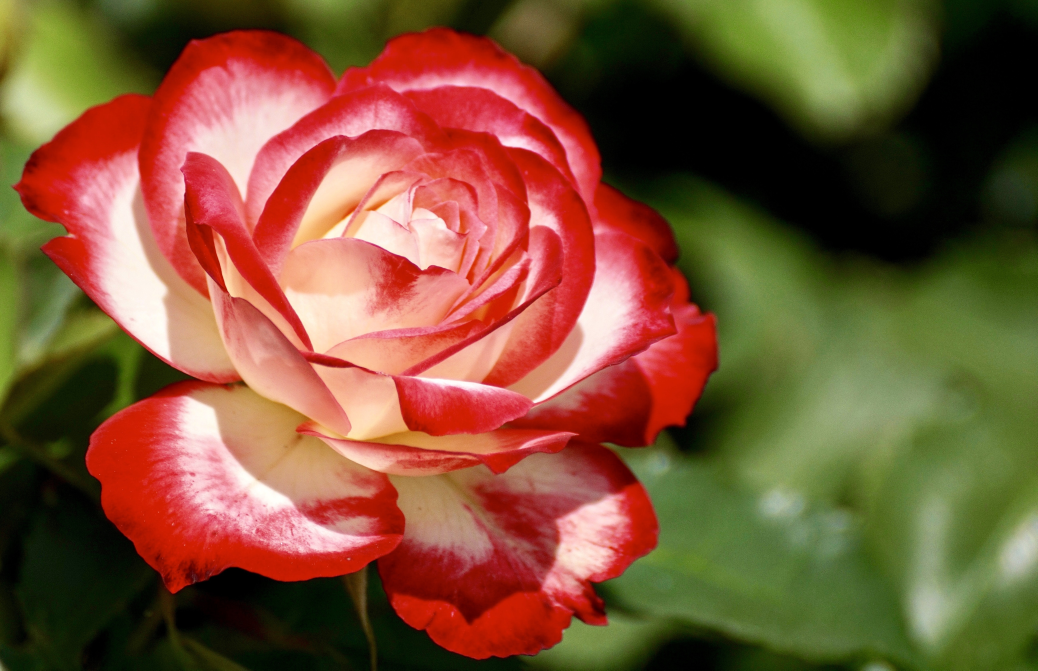
#> input picture Images/Flower.jpg, 5188 x 3352 px (shown at 1/5 size)
$ python otsu.py
#> lines starting #> are read from the running program, lines starting #| are printed output that depends on the picture; after the words box and inside, x2 and y2 are one past the last pixel; in counts of white or black regions, pixels touching at a corner belong together
import numpy as np
import cv2

image = cv2.imread("Images/Flower.jpg")
#> image is the input picture: shape (3352, 5188, 3); mean B, G, R 54.7, 84.3, 125.6
image = cv2.resize(image,(800,600))
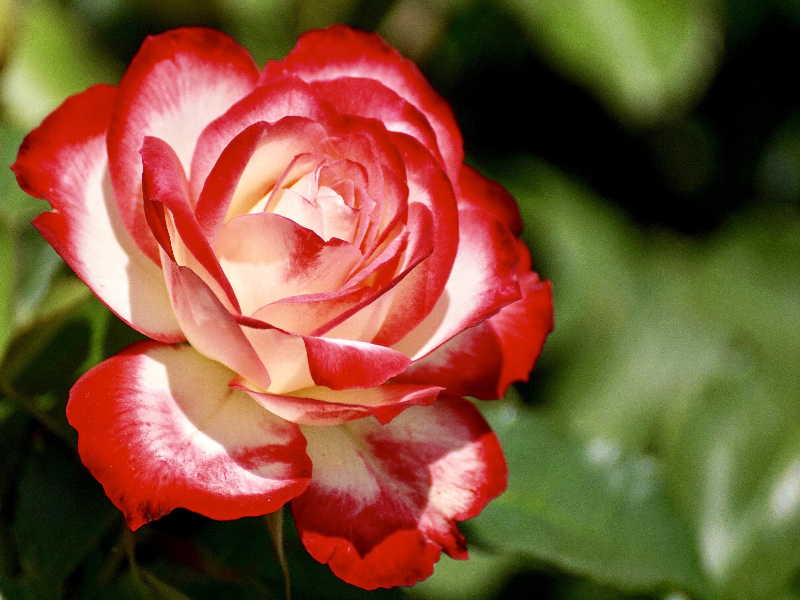
#> image: shape (600, 800, 3); mean B, G, R 54.5, 84.1, 125.5
image_gray = cv2.cvtColor(image,cv2.COLOR_BGR2GRAY)
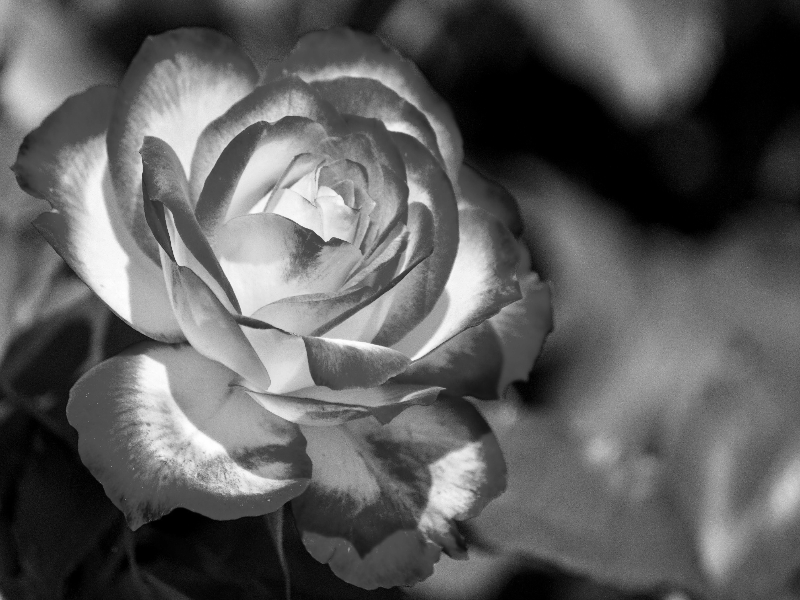
#> image_gray: shape (600, 800); min 0, max 255, mean 93.1
cv2.imshow('binary',image_gray)
#cv2.waitKey(0)

histg = cv2.calcHist([image_gray],[0],None,[255],[0,255])
#> histg = 255 values, max 20466 at index 0, min 94 at index 253, mean 1882.3
#histg = np.array([8,7,2,6,9,4])
#histg = np.reshape(histg,(6,1))
within = []
between = []
d=0
for i in range(len(histg)):
    x,y = np.split(histg,[i])
    x1 = np.sum(x)/(image.shape[0]*image.shape[1]) #weight of class 1
    y1 = np.sum(y)/(image.shape[0]*image.shape[1])
    x2 = np.sum([ j*t for j,t in enumerate(x)])/np.sum(x)
    x2 = np.nan_to_num(x2)
    y2 = np.sum([(j+d)*(t) for j,t in enumerate(y)])/np.sum(y)
    x3 = np.sum([(j-x2)**2*t for j,t in enumerate(x)])/np.sum(x)
    x3 = np.nan_to_num(x3)
    y3 = np.sum([(j+d-y2)**2*t for j,t in enumerate(y)])/np.sum(y)
    d=d+1
    within.append(x1*x3 + y1*y3)
    between.append(x1*y1*(x2-y2)*(x2-y2))
#> this loop made 255 passes
#> (x1, y1, x2, y2, x3, y3) on passes 1, 11, 12: (0, 1, 0, 93.13, 0, 3871.6), (0.0992, 0.901, 2.42, 103.1, 8.69, 3291), (0.105, 0.895, 2.82, 103.7, 11.09, 3257.6)
#> after the loop, between = 255 values, max 2550.6 at index 102, min 0 at index 0, mean 1685.2; d = 255; within = 255 values, max 3871.5 at index 0, min 1320.8 at index 102, mean 2186.2
m = np.argmin(within)
#> m = 102
n = np.argmax(between)
#> n = 102
print(m)
#| 102
print(n)
#| 102

(thresh, Bin) = cv2.threshold(image_gray,m,255,cv2.THRESH_BINARY)
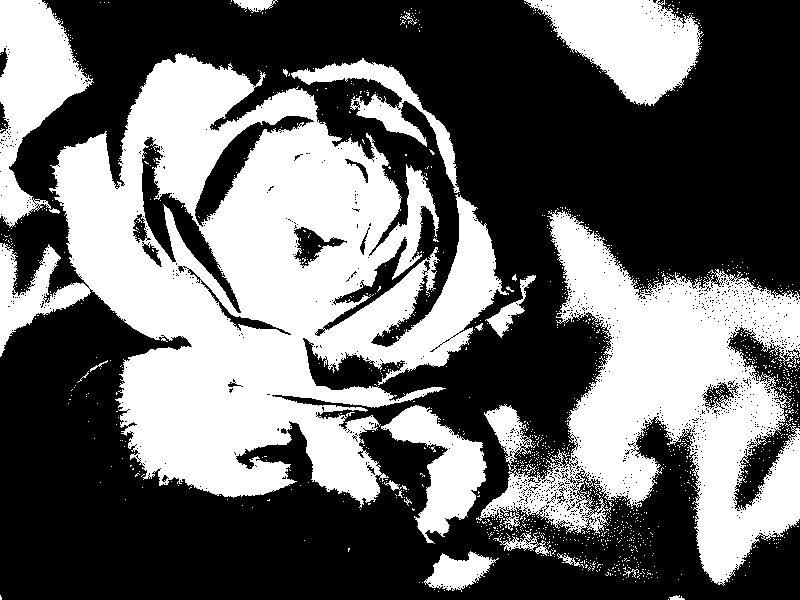
#> Bin: shape (600, 800); 41.2% white; 1273 white regions (1250 under 20 px), largest, box (x1, y1, x2, y2) and area: (0, 53, 509, 508) 109825, (476, 210, 800, 586) 50944, (524, 0, 704, 106) 10757
#> thresh = 102
cv2.imshow("Binary",Bin)
cv2.waitKey(0)
